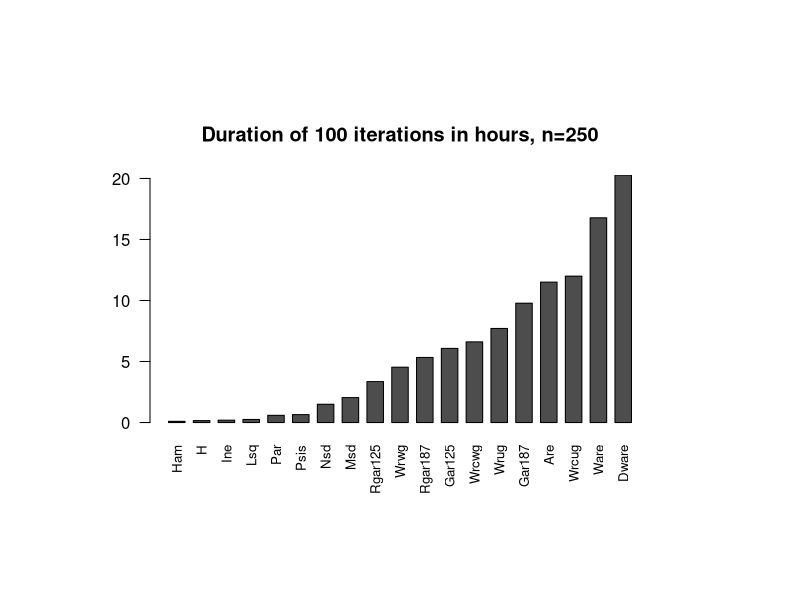
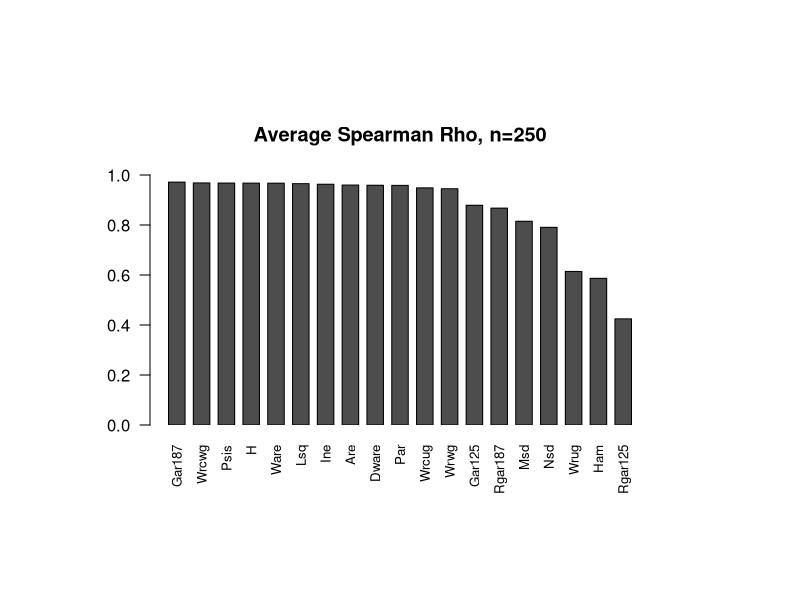
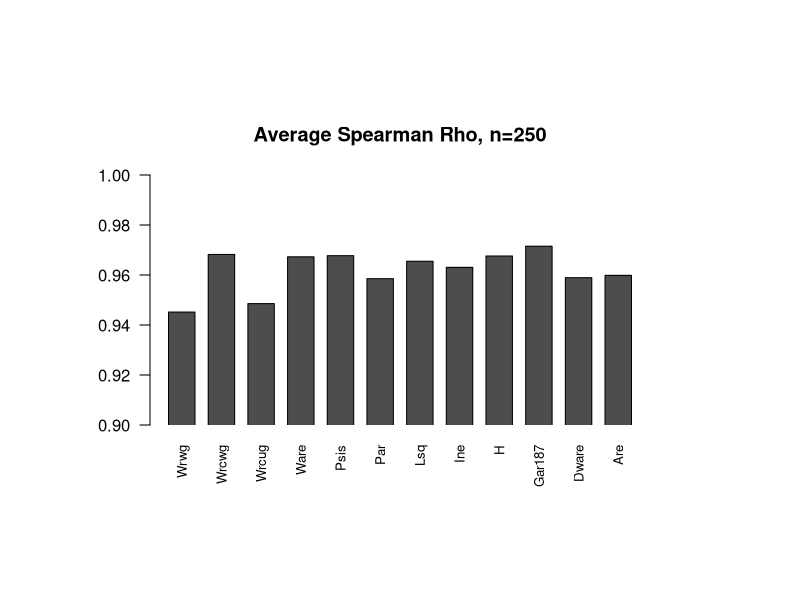

Recreate these plots in R, in order.
#!/usr/bin/R
# Bar Plots

setwd("./results/csv")

## R250
# Hours

y=read.csv("R250Hours.csv", header=FALSE)
f=t(as.vector(y$V1))
x=t(as.matrix(y$V2))
colnames(x) <- f

pdf("R250Hours.pdf")
par(pin=c(5, 2.5)) 
par(las=2) 
barplot(x,   main="Duration of 100 iterations in hours, n=250", xlab="", xpd=FALSE, cex.names=0.8, horiz=FALSE, space=0.5)  
dev.off()

# Rho

y=read.csv("R250Rho.csv", header=FALSE)
f=t(as.vector(y$V1))
x=t(as.matrix(y$V2))
colnames(x) <- f
x

pdf("R250Rho.pdf")
par(pin=c(5, 2.5)) 
par(las=2) 
barplot(x,   main="Average Spearman Rho, n=250", xlab="", ylim=c(0, 1), xpd=FALSE, cex.names=0.8, horiz=FALSE, space=0.5)  
dev.off()

# Rho2

y=read.csv("R250Rho2.csv", header=FALSE)
f=t(as.vector(y$V1))
x=t(as.matrix(y$V2))
colnames(x) <- f
x

pdf("R250Rho2.pdf")
par(pin=c(5, 2.5)) 
par(las=2) 
barplot(x,   main="Average Spearman Rho, n=250", xlab="", ylim=c(0.90, 1), xpd=FALSE, cex.names=0.8, horiz=FALSE, space=0.5)  
dev.off()


setwd("../..")

